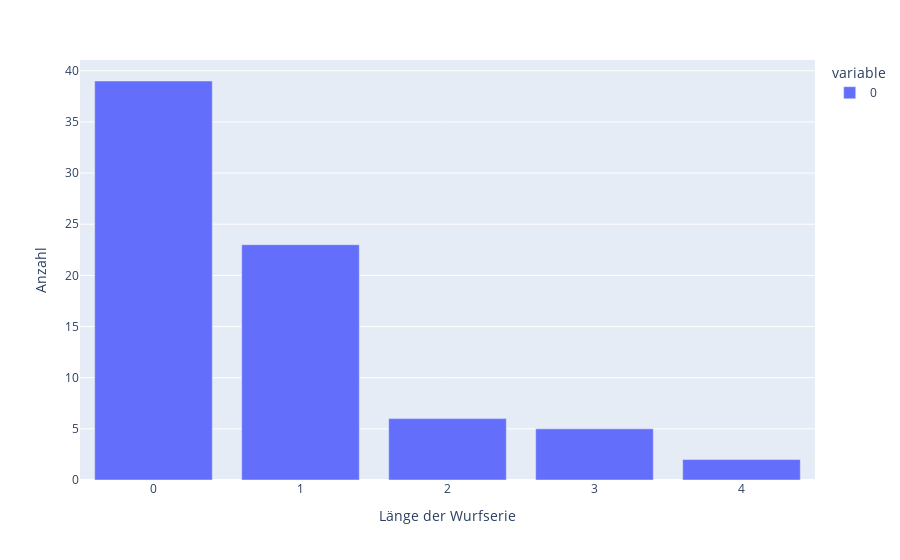

Here is the notebook cell this chart was saved with:
### Markdown cell above
Wir können die Verteilung der Längen aller Wurfserien mit einem Balkendiagramm betrachten.

### Code cell
kobe_streak_counts = pd.Series(kobe_streak).value_counts().sort_index()
px.bar(kobe_streak_counts, labels={"index": "Länge der Wurfserie", "value": "Anzahl"})

### Figure 1 — Plotly figure (JSON) as saved in the notebook; plotly's stock layout.template omitted (floating-point values rounded to 4 significant figures)
{"data": [{"alignmentgroup": "True", "hovertemplate": "variable=0<br>Länge der Wurfserie=%{x}<br>Anzahl=%{y}<extra></extra>", "legendgroup": "0", "marker": {"color": "#636efa", "pattern": {"shape": ""}}, "name": "0", "offsetgroup": "0", "orientation": "v", "showlegend": true, "textposition": "auto", "type": "bar", "x": [0, 1, 2, 3, 4], "xaxis": "x", "y": [39, 23, 6, 5, 2], "yaxis": "y"}], "layout": {"autosize": true, "barmode": "relative", "legend": {"title": {"text": "variable"}, "tracegroupgap": 0}, "margin": {"t": 60}, "xaxis": {"anchor": "y", "autorange": true, "domain": [0, 1], "range": [-0.5, 4.5], "title": {"text": "Länge der Wurfserie"}, "type": "linear"}, "yaxis": {"anchor": "x", "autorange": true, "domain": [0, 1], "range": [0, 41.05], "title": {"text": "Anzahl"}, "type": "linear"}}}
